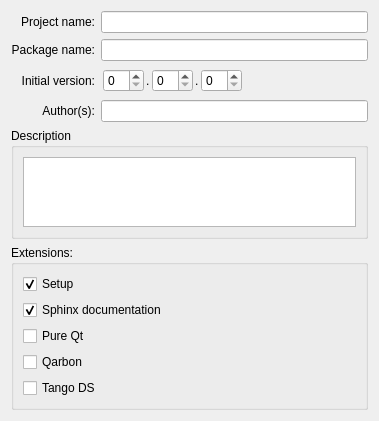
<?xml version="1.0" encoding="UTF-8"?>
<ui version="4.0">
 <class>Form</class>
 <widget class="QWidget" name="Form">
  <property name="geometry">
   <rect>
    <x>0</x>
    <y>0</y>
    <width>379</width>
    <height>416</height>
   </rect>
  </property>
  <property name="windowTitle">
   <string>Form</string>
  </property>
  <layout class="QGridLayout" name="gridLayout">
   <item row="2" column="1">
    <widget class="QWidget" name="versionPanel" native="true">
     <layout class="QHBoxLayout" name="horizontalLayout">
      <property name="spacing">
       <number>2</number>
      </property>
      <property name="margin">
       <number>2</number>
      </property>
      <item>
       <widget class="QSpinBox" name="majorVersionSpinBox"/>
      </item>
      <item>
       <widget class="QLabel" name="dot1Label">
        <property name="text">
         <string>.</string>
        </property>
       </widget>
      </item>
      <item>
       <widget class="QSpinBox" name="minorVersionSpinBox"/>
      </item>
      <item>
       <widget class="QLabel" name="dot2Label">
        <property name="text">
         <string>.</string>
        </property>
       </widget>
      </item>
      <item>
       <widget class="QSpinBox" name="patchVersionSpinBox"/>
      </item>
      <item>
       <spacer name="horizontalSpacer">
        <property name="orientation">
         <enum>Qt::Horizontal</enum>
        </property>
        <property name="sizeHint" stdset="0">
         <size>
          <width>40</width>
          <height>20</height>
         </size>
        </property>
       </spacer>
      </item>
     </layout>
    </widget>
   </item>
   <item row="6" column="0">
    <spacer name="verticalSpacer">
     <property name="orientation">
      <enum>Qt::Vertical</enum>
     </property>
     <property name="sizeHint" stdset="0">
      <size>
       <width>20</width>
       <height>40</height>
      </size>
     </property>
    </spacer>
   </item>
   <item row="0" column="1">
    <widget class="QLineEdit" name="projectNameLineEdit"/>
   </item>
   <item row="2" column="0">
    <widget class="QLabel" name="versionLabel">
     <property name="text">
      <string>Initial version:</string>
     </property>
     <property name="alignment">
      <set>Qt::AlignRight|Qt::AlignTrailing|Qt::AlignVCenter</set>
     </property>
    </widget>
   </item>
   <item row="0" column="0">
    <widget class="QLabel" name="projectNameLabel">
     <property name="text">
      <string>Project name:</string>
     </property>
     <property name="alignment">
      <set>Qt::AlignRight|Qt::AlignTrailing|Qt::AlignVCenter</set>
     </property>
    </widget>
   </item>
   <item row="3" column="0">
    <widget class="QLabel" name="authorLabel">
     <property name="text">
      <string>Author(s):</string>
     </property>
     <property name="alignment">
      <set>Qt::AlignRight|Qt::AlignTrailing|Qt::AlignVCenter</set>
     </property>
    </widget>
   </item>
   <item row="3" column="1">
    <widget class="QLineEdit" name="authorLineEdit"/>
   </item>
   <item row="4" column="0" colspan="2">
    <widget class="QGroupBox" name="descriptionGroupBox">
     <property name="title">
      <string>Description</string>
     </property>
     <layout class="QVBoxLayout" name="verticalLayout_2">
      <item>
       <widget class="QTextEdit" name="descriptionTextEdit"/>
      </item>
     </layout>
    </widget>
   </item>
   <item row="5" column="0" colspan="2">
    <widget class="QGroupBox" name="extensionsGroupBox">
     <property name="title">
      <string>Extensions:</string>
     </property>
     <layout class="QVBoxLayout" name="verticalLayout_3">
      <item>
       <widget class="QCheckBox" name="setupCheckBox">
        <property name="text">
         <string>Setup</string>
        </property>
        <property name="checked">
         <bool>true</bool>
        </property>
       </widget>
      </item>
      <item>
       <widget class="QCheckBox" name="sphinxCheckBox">
        <property name="text">
         <string>Sphinx documentation</string>
        </property>
        <property name="checked">
         <bool>true</bool>
        </property>
       </widget>
      </item>
      <item>
       <widget class="QCheckBox" name="qtCheckBox">
        <property name="text">
         <string>Pure Qt</string>
        </property>
       </widget>
      </item>
      <item>
       <widget class="QCheckBox" name="qarbonCheckBox">
        <property name="text">
         <string>Qarbon</string>
        </property>
       </widget>
      </item>
      <item>
       <widget class="QCheckBox" name="tangoDSCheckBox">
        <property name="text">
         <string>Tango DS</string>
        </property>
       </widget>
      </item>
     </layout>
    </widget>
   </item>
   <item row="1" column="0">
    <widget class="QLabel" name="packageNameLabel">
     <property name="text">
      <string>Package name:</string>
     </property>
     <property name="alignment">
      <set>Qt::AlignRight|Qt::AlignTrailing|Qt::AlignVCenter</set>
     </property>
    </widget>
   </item>
   <item row="1" column="1">
    <widget class="QLineEdit" name="packageNameLineEdit"/>
   </item>
  </layout>
 </widget>
 <resources/>
 <connections/>
</ui>
